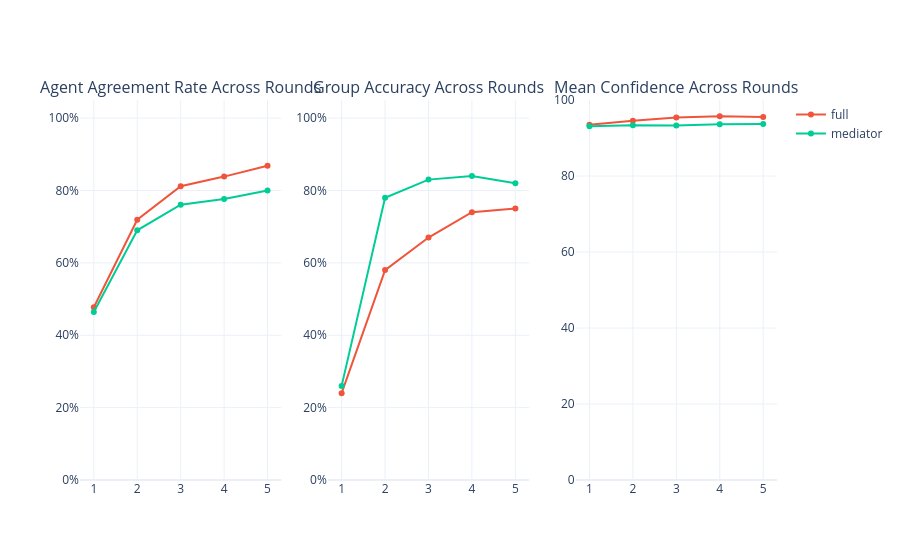

Notebook cell for this chart:
### Markdown cell above
---
### 4. Convergence Dynamics
For multi-round topologies (fully connected, mediator), do agents converge
toward agreement? And does that agreement move toward the **correct** answer?

### Code cell
multi_round = df[df["topology"].isin(["full", "mediator"])]

# Agreement per round
avg_agreement = (
    multi_round.groupby(["topology", "question_idx", "round"])["answer"]
    .apply(lambda a: (a.dropna() == a.dropna().mode().iloc[0]).mean() if len(a.dropna()) else 0)
    .reset_index(name="agreement")
    .groupby(["topology", "round"], as_index=False)["agreement"].mean()
)

# Group accuracy per round
avg_acc_round = (
    multi_round.groupby(["topology", "question_idx", "round"])
    .apply(lambda g: int(g["answer"].dropna().mode().iloc[0] == g["expected_answer"].iloc[0]) if len(g["answer"].dropna()) else 0)
    .reset_index(name="correct")
    .groupby(["topology", "round"], as_index=False)["correct"].mean()
)

conf_round = (multi_round.groupby(["topology", "round"])["confidence"].mean().reset_index())


# Subplots
fig = make_subplots(
    rows=1, cols=3,
    subplot_titles=("Agent Agreement Rate Across Rounds", "Group Accuracy Across Rounds", "Mean Confidence Across Rounds")
)

for topo in avg_agreement["topology"].unique():
    fig.add_trace(
        go.Scatter(
            x=avg_agreement[avg_agreement["topology"] == topo]["round"],
            y=avg_agreement[avg_agreement["topology"] == topo]["agreement"],
            name=topo, line=dict(color=TOPO_COLORS.get(topo))
        ),
        row=1, col=1
    )

for topo in avg_acc_round["topology"].unique():
    fig.add_trace(
        go.Scatter(
            x=avg_acc_round[avg_acc_round["topology"] == topo]["round"],
            y=avg_acc_round[avg_acc_round["topology"] == topo]["correct"],
            name=topo, line=dict(color=TOPO_COLORS.get(topo)),
            showlegend=False
        ),
        row=1, col=2
    )

for topo in conf_round["topology"].unique():
    d = conf_round[conf_round["topology"] == topo]
    fig.add_trace(
        go.Scatter(
            x=d["round"], y=d["confidence"],
            name=topo, line=dict(color=TOPO_COLORS[topo]),
            showlegend=False
        ),
        row=1, col=3
    )

fig.update_layout(
    yaxis_tickformat=".0%", yaxis_range=[0, 1.05],
    yaxis2_tickformat=".0%", yaxis2_range=[0, 1.05],
    yaxis3_range=[0, 100]
)

fig.show()
fig.write_image("figures/agreement_accuracy_across_rounds.png", width=1700, scale=3)

### Figure 1 — Plotly figure (JSON) as saved in the notebook; plotly's stock layout.template omitted (floating-point values rounded to 4 significant figures)
{"data": [{"line": {"color": "#EF553B"}, "name": "full", "type": "scatter", "x": [1, 2, 3, 4, 5], "xaxis": "x", "y": [0.4775, 0.7192, 0.8117, 0.8383, 0.8683], "yaxis": "y"}, {"line": {"color": "#00CC96"}, "name": "mediator", "type": "scatter", "x": [1, 2, 3, 4, 5], "xaxis": "x", "y": [0.4642, 0.69, 0.7608, 0.7767, 0.8], "yaxis": "y"}, {"line": {"color": "#EF553B"}, "name": "full", "showlegend": false, "type": "scatter", "x": [1, 2, 3, 4, 5], "xaxis": "x2", "y": [0.24, 0.58, 0.67, 0.74, 0.75], "yaxis": "y2"}, {"line": {"color": "#00CC96"}, "name": "mediator", "showlegend": false, "type": "scatter", "x": [1, 2, 3, 4, 5], "xaxis": "x2", "y": [0.26, 0.78, 0.83, 0.84, 0.82], "yaxis": "y2"}, {"line": {"color": "#EF553B"}, "name": "full", "showlegend": false, "type": "scatter", "x": [1, 2, 3, 4, 5], "xaxis": "x3", "y": [93.51, 94.56, 95.4, 95.75, 95.5], "yaxis": "y3"}, {"line": {"color": "#00CC96"}, "name": "mediator", "showlegend": false, "type": "scatter", "x": [1, 2, 3, 4, 5], "xaxis": "x3", "y": [93.1, 93.39, 93.3, 93.6, 93.69], "yaxis": "y3"}], "layout": {"annotations": [{"font": {"size": 16}, "showarrow": false, "text": "Agent Agreement Rate Across Rounds", "x": 0.1444, "xanchor": "center", "xref": "paper", "y": 1, "yanchor": "bottom", "yref": "paper"}, {"font": {"size": 16}, "showarrow": false, "text": "Group Accuracy Across Rounds", "x": 0.5, "xanchor": "center", "xref": "paper", "y": 1, "yanchor": "bottom", "yref": "paper"}, {"font": {"size": 16}, "showarrow": false, "text": "Mean Confidence Across Rounds", "x": 0.8556, "xanchor": "center", "xref": "paper", "y": 1, "yanchor": "bottom", "yref": "paper"}], "xaxis": {"anchor": "y", "domain": [0, 0.2889]}, "xaxis2": {"anchor": "y2", "domain": [0.3556, 0.6444]}, "xaxis3": {"anchor": "y3", "domain": [0.7111, 1]}, "yaxis": {"anchor": "x", "domain": [0, 1], "range": [0, 1.05], "tickformat": ".0%"}, "yaxis2": {"anchor": "x2", "domain": [0, 1], "range": [0, 1.05], "tickformat": ".0%"}, "yaxis3": {"anchor": "x3", "domain": [0, 1], "range": [0, 100]}}}
